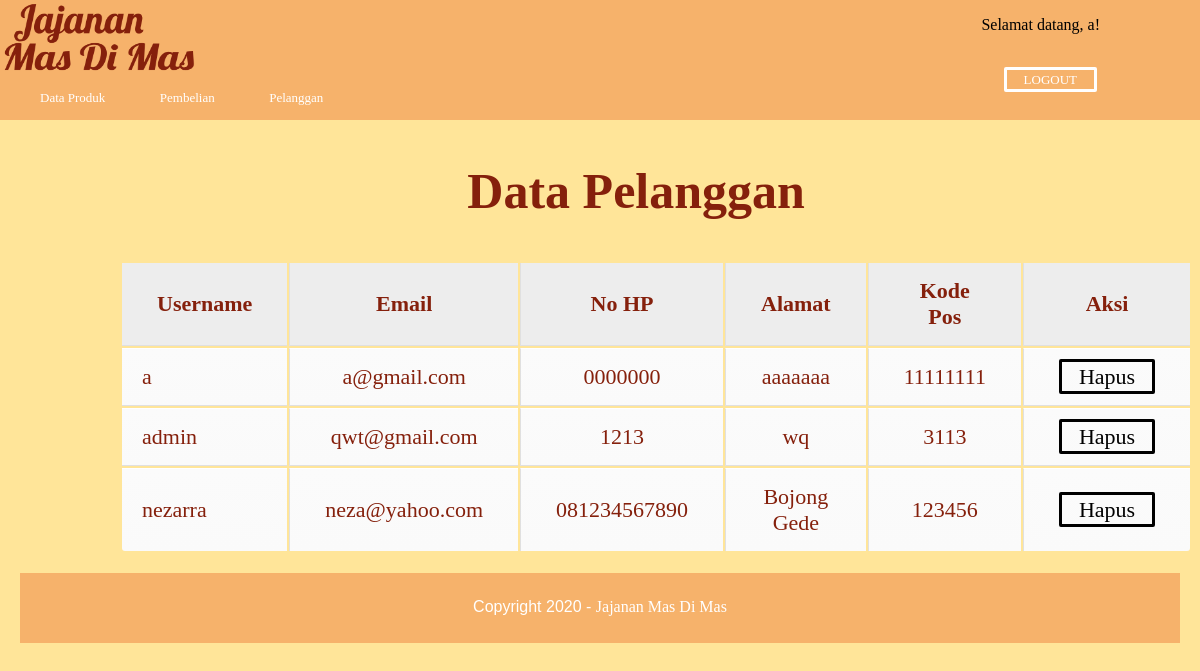
Page /pelanggan.php (signed in) on the committed database.
### tables this page shows
CREATE TABLE `pengguna` (
  `username` varchar(20) NOT NULL,
  `email` varchar(100) NOT NULL,
  `nohp` varchar(15) NOT NULL,
  `password` varchar(20) NOT NULL,
  `password2` varchar(20) NOT NULL,
  `alamat` text NOT NULL,
  `kodepos` varchar(50) NOT NULL
);

### pelanggan.php (the view, shortened to what this page needs)
<!DOCTYPE html>
<html>
<head>
	<link rel='stylesheet' href='css/admin.css'>
</head>
<body>
	<div class='header'>
		<a href="admin.php" class="custom-logo-link" rel="home" aria-current="page"><img width="200" height="80px" src="gambar/logo.png" class="custom-logo"/></a>
		<div class="menu-header-1">
			<div class="a">
				<ul>
					<p>Selamat datang, <?php echo $_SESSION['username']; ?>!</p>
					<li><a href="logout.php">LOGOUT</a></li>
				</ul>
			</div>
			<div class="c">
			</div>
		</div>
		<div class="menu-header-2">
		</div>
	</div>
	<div class="header-2">
		<div class="menu-header-2">
			<ul>
				<li><a href="dataproduk.php">Data Produk</a></li>
				<li><a href="pembelian.php">Pembelian</a></li>
				<li><a href="pelanggan.php">Pelanggan</a></li>
			</ul>
		</div>
	</div>
	<div class='gambar'>
		<h2> Data Pelanggan </h2>
		<table class="table">
			<thead>
				<tr>
					<th>Username</th>
					<th>Email</th>
					<th>No HP</th>
					<th>Alamat</th>
					<th>Kode Pos</th>
					<th>Aksi</th>
				</tr>
			</thead>
			<tbody>
				<?php
				include 'konek.php';
				$ambil=$con->query("SELECT * FROM pengguna"); ?>
				<?php while($pecah = $ambil->fetch_assoc()){ ?>
					<tr>
						<td><?php echo $pecah['username'];?></td>
						<td><?php echo $pecah['email'];?></td>
						<td><?php echo $pecah['nohp'];?></td>
						<td><?php echo $pecah['alamat'];?></td>
						<td><?php echo $pecah['kodepos'];?></td>
						<td>
							<a href="admin.php?halaman=hapuspelanggan&id=<?php echo $pecah['username'];?>" class="btn">Hapus</a>
						</td>
					</tr>
				<?php } ?>
			</tbody>
		</table>
	</div>
	<div class='footer'>
		<p>Copyright 2020 - <a href=''>Jajanan Mas Di Mas</a></p>
	</div>
</body>
</html>

### css/admin.css (style rules this page uses)
body { background-color: #FFE599; margin: 0; font-family: sans-serif; }
.header { width: 100%; height: 60px; background-color: #F6B26B; }
.menu-header-1 { float: right; height: 60px; width: 40%; border-left: 0px solid; text-align: right; font-family: signika; }
.menu-header-1 .a { border-left: 0px solid; width: 44%; float: right; height: 60px; margin-right: 100px; }
.menu-header-1 .a ul a { font-size: 13px; font-family: Arial Black; font-style: bold; text-decoration: none; color: white; }
.menu-header-1 .a ul li { display: inline-block; position: relative; margin-top: 20px; margin-right: 3px; }
.menu-header-1 .a ul li a { color: white; text-decoration: none; border: 3px solid; border-radius: 2px; padding: 2px 17px 2px 17px; transition: 0.5s ease; }
.menu-header-1 .c { margin-top: 20px; width: 34%; float: right; height: 60px; text-align: center; }
.menu-header-2 { float: right; height: 60px; width: 40%; }
.header-2 { width: 100%; height: 60px; background-color: #F6B26B; }
.header-2 .menu-header-2 { margin-left: 4%; width: 100%; height: 43px; }
.menu-header-2 ul li { display: inline-block; position: relative; list-style-type: none; margin-right: 50px; margin-top: 12px; }
.menu-header-2 ul li a { font-size: 13px; font-family: Arial Black; font-style: bold; text-decoration: none; color: white; }
.gambar { width: 90%; display: grid; grid-template-columns: 1fr; margin:auto; }
.gambar h2 { margin-left: 20px; font-family: Brush Script MT; color: #85200c; font-size: 50px; text-align: center; position: relative; }
.table { margin-left: 60px; font-size: 22px; font-family: times; color: #85200c; position: relative; }
table th { padding: 15px 35px; border-left:1px solid #e0e0e0; border-bottom: 1px solid #e0e0e0; background: #ededed; }
table th:first-child { border-left:none; }
table tr { text-align: center; padding-left: 20px; }
table td:first-child { text-align: left; padding-left: 20px; border-left: 0; }
table td { padding: 15px 35px; border-top: 1px solid #ffffff; border-bottom: 1px solid #e0e0e0; border-left: 1px solid #e0e0e0; background: #fafafa; background: -webkit-gradient(linear, left top, left bottom, from(#fbfbfb), to(#fafafa)); background: -moz-linear-gradient(top, #fbfbfb, #fafafa); }
table tr:last-child td { border-bottom: 0; }
table tr:last-child td:first-child { -moz-border-radius-bottomleft: 3px; -webkit-border-bottom-left-radius: 3px; border-bottom-left-radius: 3px; }
table tr:last-child td:last-child { -moz-border-radius-bottomright: 3px; -webkit-border-bottom-right-radius: 3px; border-bottom-right-radius: 3px; }
.table tbody a { color: black; text-decoration: none; border: 3px solid; border-radius: 2px; padding: 2px 17px 2px 17px; transition: 0.5s ease; }
.footer { text-align: center; margin: 20px; color: white; background: #F6B26B; height: 70px; }
.footer p { padding-top:25px; }
.footer a { text-decoration: none; color: white; font-style: bold; font-family: signika; }

### rows in the picture
pengguna: username "a", email "a@gmail.com", nohp "0000000", alamat "aaaaaaa", kodepos "11111111"
pengguna: username "admin", email "qwt@gmail.com", nohp "1213", alamat "wq", kodepos "3113"
pengguna: username "nezarra", email "neza@yahoo.com", nohp "081234567890", alamat "Bojong Gede", kodepos "123456"

### other values in the picture
$_SESSION['username'] "a"
